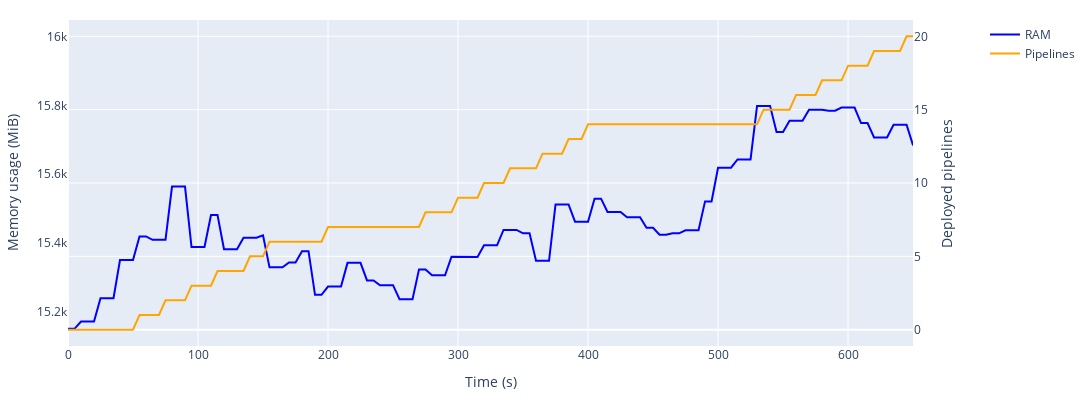

Notebook code for this chart:
### Code cell
# Create figure with secondary y-axis
fig = make_subplots(specs=[[{"secondary_y": True}]])

# Add CPU usage line trace (primary y-axis)
fig.add_trace(
    go.Scatter(
        x=data["time"],
        y=data["memory"],
        mode="lines",
        name="RAM",
        line=dict(color="blue"),
    ),
    secondary_y=False,
)

# Add pipeline plot curve (secondary y-axis)
fig.add_trace(
    go.Scatter(
        x=events["timestep"],
        y=events["pipelines"],
        mode="lines",
        name="Pipelines",
        line=dict(color="orange"),
    ),
    secondary_y=True,
)

# Update layout
fig.update_layout(
    xaxis_title="Time (s)",
    yaxis_title="Memory usage (MiB)",
    height=400,
    width=1200,
    margin=dict(l=20, r=20, t=20, b=20),
    showlegend=True,
    yaxis=dict(showgrid=False),
)

# Set secondary y-axis title
fig.update_yaxes(title_text="Deployed pipelines", secondary_y=True)
fig.update_yaxes(title_text="Memory usage (MiB)", secondary_y=False)
fig.update_yaxes(range=[data["memory"].min()-50, data["memory"].max()+250], secondary_y=False)

write_image(fig, "pipelines_memory_usage.pdf")

### Figure 1 — Plotly figure (JSON) as saved in the notebook; plotly's stock layout.template omitted (floating-point values rounded to 4 significant figures; data arrays with more than 128 entries replaced by an {"elided": "..."} marker saying what was removed)
{"data": [{"line": {"color": "blue"}, "mode": "lines", "name": "RAM", "type": "scatter", "x": {"elided": "131 int values"}, "xaxis": "x", "y": {"elided": "131 int values"}, "yaxis": "y"}, {"line": {"color": "orange"}, "mode": "lines", "name": "Pipelines", "type": "scatter", "x": {"elided": "131 int values"}, "xaxis": "x", "y": {"elided": "131 int values"}, "yaxis": "y2"}], "layout": {"height": 400, "margin": {"b": 20, "l": 20, "r": 20, "t": 20}, "showlegend": true, "width": 1200, "xaxis": {"anchor": "y", "domain": [0, 0.94], "title": {"text": "Time (s)"}}, "yaxis": {"anchor": "x", "domain": [0, 1], "range": [15100, 16049], "showgrid": false, "title": {"text": "Memory usage (MiB)"}}, "yaxis2": {"anchor": "x", "overlaying": "y", "side": "right", "title": {"text": "Deployed pipelines"}}}}
